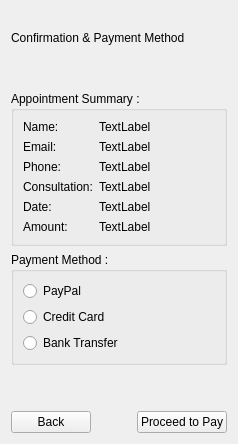
     <widget class="QWidget" name="pageConfirmation">
      <layout class="QGridLayout" name="gridLayout_2">
       <item row="2" column="0">
        <layout class="QVBoxLayout" name="verticalLayoutPageConfirm">
         <item>
          <widget class="QGroupBox" name="groupBoxSummary">
           <property name="title">
            <string>Appointment Summary :</string>
           </property>
           <layout class="QFormLayout" name="formLayout_4">
            <item row="0" column="0">
             <widget class="QLabel" name="labelSumNameStatic">
              <property name="text">
               <string>Name:</string>
              </property>
             </widget>
            </item>
            <item row="0" column="1">
             <widget class="QLabel" name="labelSummaryName">
              <property name="text">
               <string>TextLabel</string>
              </property>
             </widget>
            </item>
            <item row="1" column="0">
             <widget class="QLabel" name="labelSumEmailStatic">
              <property name="text">
               <string>Email:</string>
              </property>
             </widget>
            </item>
            <item row="1" column="1">
             <widget class="QLabel" name="labelSummaryEmail">
              <property name="text">
               <string>TextLabel</string>
              </property>
             </widget>
            </item>
            <item row="2" column="0">
             <widget class="QLabel" name="labelSumPhoneStatic">
              <property name="text">
               <string>Phone:</string>
              </property>
             </widget>
            </item>
            <item row="2" column="1">
             <widget class="QLabel" name="labelSummaryPhone">
              <property name="text">
               <string>TextLabel</string>
              </property>
             </widget>
            </item>
            <item row="3" column="0">
             <widget class="QLabel" name="labelSumConsultStatic">
              <property name="text">
               <string>Consultation:</string>
              </property>
             </widget>
            </item>
            <item row="3" column="1">
             <widget class="QLabel" name="labelSummaryConsultation">
              <property name="text">
               <string>TextLabel</string>
              </property>
             </widget>
            </item>
            <item row="4" column="0">
             <widget class="QLabel" name="labelSumDateStatic">
              <property name="text">
               <string>Date:</string>
              </property>
             </widget>
            </item>
            <item row="4" column="1">
             <widget class="QLabel" name="labelSummaryDate">
              <property name="text">
               <string>TextLabel</string>
              </property>
             </widget>
            </item>
            <item row="5" column="0">
             <widget class="QLabel" name="labelSumAmountStatic">
              <property name="text">
               <string>Amount:</string>
              </property>
             </widget>
            </item>
            <item row="5" column="1">
             <widget class="QLabel" name="labelSummaryAmount">
              <property name="text">
               <string>TextLabel</string>
              </property>
             </widget>
            </item>
           </layout>
          </widget>
         </item>
         <item>
          <widget class="QGroupBox" name="groupBoxPaymentMethod">
           <property name="title">
            <string>Payment Method :</string>
           </property>
           <layout class="QFormLayout" name="formLayout_3">
            <item row="0" column="0">
             <widget class="QRadioButton" name="radioButtonPayPal">
              <property name="text">
               <string>PayPal</string>
              </property>
             </widget>
            </item>
            <item row="1" column="0">
             <widget class="QRadioButton" name="radioButtonCreditCard">
              <property name="text">
               <string>Credit Card</string>
              </property>
             </widget>
            </item>
            <item row="2" column="0">
             <widget class="QRadioButton" name="radioButtonBankTransfer">
              <property name="text">
               <string>Bank Transfer</string>
              </property>
             </widget>
            </item>
           </layout>
          </widget>
         </item>
        </layout>
       </item>
       <item row="4" column="0">
        <layout class="QHBoxLayout" name="horizontalLayoutButtons_2">
         <item>
          <widget class="QPushButton" name="pushButtonBackConfirm">
           <property name="text">
            <string>Back</string>
           </property>
          </widget>
         </item>
         <item>
          <spacer name="horizontalSpacer_2">
           <property name="orientation">
            <enum>Qt::Orientation::Horizontal</enum>
           </property>
           <property name="sizeHint" stdset="0">
            <size>
             <width>40</width>
             <height>20</height>
            </size>
           </property>
          </spacer>
         </item>
         <item>
          <widget class="QPushButton" name="pushButtonProceedToPay">
           <property name="text">
            <string>Proceed to Pay</string>
           </property>
          </widget>
         </item>
        </layout>
       </item>
       <item row="1" column="0">
        <spacer name="verticalSpacer_3">
         <property name="orientation">
          <enum>Qt::Orientation::Vertical</enum>
         </property>
         <property name="sizeType">
          <enum>QSizePolicy::Policy::Fixed</enum>
         </property>
         <property name="sizeHint" stdset="0">
          <size>
           <width>20</width>
           <height>40</height>
          </size>
         </property>
        </spacer>
       </item>
       <item row="0" column="0">
        <layout class="QVBoxLayout" name="verticalLayout_3">
         <item>
          <widget class="QLabel" name="logoLabel">
           <property name="text">
            <string/>
           </property>
           <property name="pixmap">
            <pixmap>C:/Users/LEVNOVO/Desktop/images/Image3.png</pixmap>
           </property>
          </widget>
         </item>
         <item>
          <widget class="QLabel" name="label_6">
           <property name="text">
            <string>Confirmation &amp; Payment Method</string>
           </property>
           <property name="indent">
            <number>-1</number>
           </property>
          </widget>
         </item>
        </layout>
       </item>
       <item row="3" column="0">
        <spacer name="verticalSpacer_4">
         <property name="orientation">
          <enum>Qt::Orientation::Vertical</enum>
         </property>
         <property name="sizeHint" stdset="0">
          <size>
           <width>20</width>
           <height>40</height>
          </size>
         </property>
        </spacer>
       </item>
      </layout>
     </widget>
